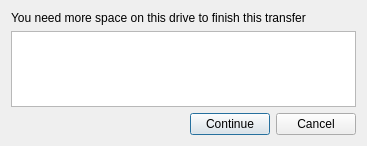
<?xml version="1.0" encoding="UTF-8"?>
<ui version="4.0">
 <class>DiskSpace</class>
 <widget class="QDialog" name="DiskSpace">
  <property name="geometry">
   <rect>
    <x>0</x>
    <y>0</y>
    <width>367</width>
    <height>146</height>
   </rect>
  </property>
  <property name="windowTitle">
   <string>Disk space</string>
  </property>
  <property name="windowIcon">
   <iconset resource="copyEngineResources.qrc">
    <normaloff>:/CopyEngine/Ultracopier-Spec/resources/remove.png</normaloff>:/CopyEngine/Ultracopier-Spec/resources/remove.png</iconset>
  </property>
  <layout class="QVBoxLayout" name="verticalLayout">
   <item>
    <widget class="QLabel" name="label">
     <property name="text">
      <string>You need more space on this drive to finish this transfer</string>
     </property>
    </widget>
   </item>
   <item>
    <widget class="QTextBrowser" name="drives"/>
   </item>
   <item>
    <layout class="QHBoxLayout" name="horizontalLayout">
     <item>
      <spacer name="horizontalSpacer">
       <property name="orientation">
        <enum>Qt::Horizontal</enum>
       </property>
       <property name="sizeHint" stdset="0">
        <size>
         <width>40</width>
         <height>20</height>
        </size>
       </property>
      </spacer>
     </item>
     <item>
      <widget class="QPushButton" name="ok">
       <property name="text">
        <string>Continue</string>
       </property>
      </widget>
     </item>
     <item>
      <widget class="QPushButton" name="cancel">
       <property name="text">
        <string>Cancel</string>
       </property>
      </widget>
     </item>
    </layout>
   </item>
  </layout>
 </widget>
 <resources>
  <include location="copyEngineResources.qrc"/>
 </resources>
 <connections/>
</ui>
